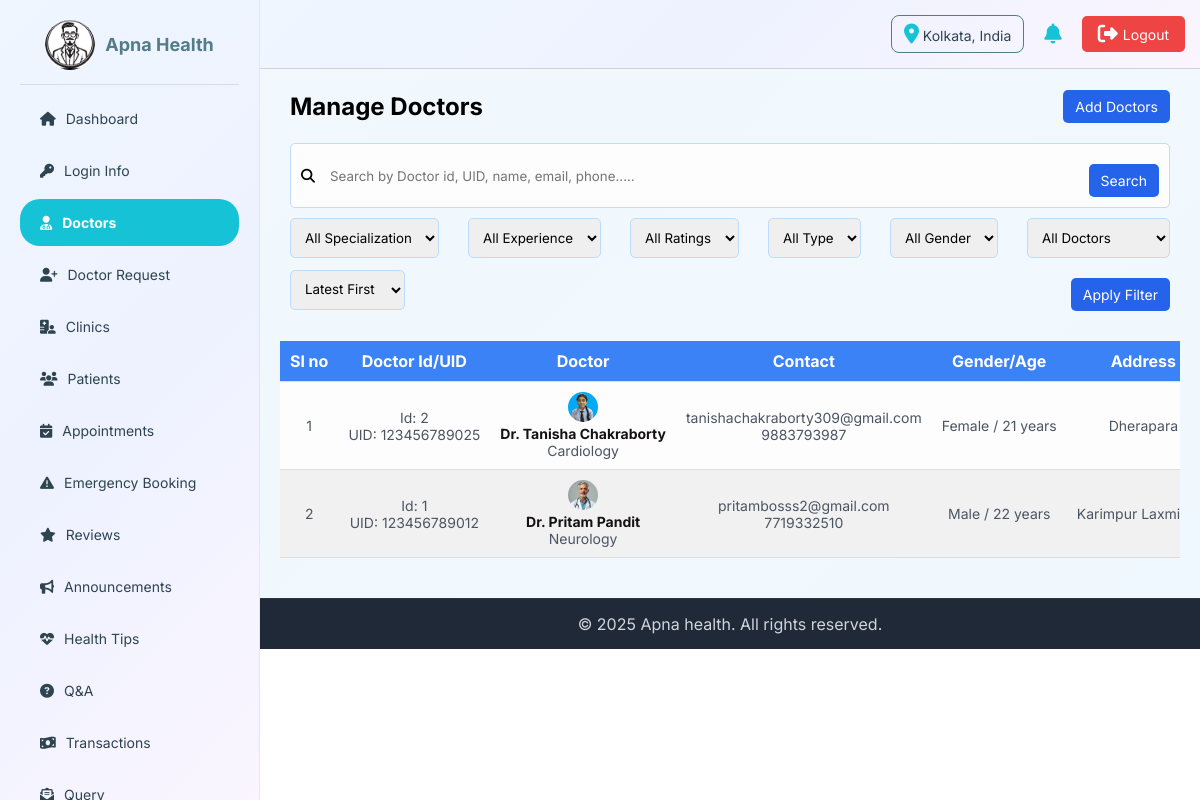
Screenshot of /admin/admin-manageDoctor.php (signed in) with the database file from the repository.
### tables this page shows
CREATE TABLE `log_info` (
  `log_id` int(11) NOT NULL,
  `admin_id` int(11) DEFAULT NULL,
  `doctor_id` int(11) DEFAULT NULL,
  `patient_id` int(11) DEFAULT NULL,
  `login_time` timestamp NOT NULL DEFAULT current_timestamp(),
  `logout_time` timestamp NULL DEFAULT NULL,
  `ip_address` varchar(45) DEFAULT NULL,
  `device_info` varchar(255) DEFAULT NULL,
  `location` varchar(255) DEFAULT NULL,
  `status` enum('Success','Failed') NOT NULL,
  `log_type` enum('patient','doctor','admin') NOT NULL
);

CREATE TABLE `doctor` (
  `doctor_id` int(11) NOT NULL,
  `UID` varchar(20) NOT NULL,
  `name` varchar(255) NOT NULL,
  `email` varchar(255) NOT NULL,
  `phone` varchar(15) DEFAULT NULL,
  `password` varchar(255) NOT NULL,
  `specialization` varchar(255) DEFAULT NULL,
  `experience` int(11) DEFAULT NULL,
  `qualification` text DEFAULT NULL,
  `bio` text DEFAULT NULL,
  `profile_img` varchar(255) DEFAULT NULL,
  `rating` decimal(3,2) DEFAULT 0.00,
  `total_reviews` int(11) DEFAULT 0,
  `availability` enum('Active','Inactive','Blocked') DEFAULT 'Active',
  `address` varchar(512) DEFAULT NULL,
  `gender` enum('Male','Female','Other') DEFAULT NULL,
  `dob` date DEFAULT NULL,
  `fees` decimal(10,2) DEFAULT NULL,
  `emergency` enum('Yes','No') DEFAULT NULL,
  `created_at` timestamp NOT NULL DEFAULT current_timestamp(),
  `updated_at` timestamp NOT NULL DEFAULT current_timestamp() ON UPDATE current_timestamp()
);

### admin/admin-manageDoctor.php (the view, shortened to what this page needs)
<?php
include '../connection.php';
$conditions = [];
$where_clause = !empty($conditions) ? 'WHERE ' . implode(' AND ', $conditions) : '';
$order = ($_GET['order'] ?? 'desc') === 'asc' ? 'ASC' : 'DESC';
?>
<!DOCTYPE html>
<html lang="en">
<head>
    <link rel="stylesheet" href="https://cdnjs.cloudflare.com/ajax/libs/font-awesome/6.7.2/css/all.min.css"
 />
</head>
<body>
    <?php include 'admin-header.php'; ?>
    <main>
        <section class="first-sec">
            <div class="heading-part">
                <h2>Manage Doctors</h2>
                <a href="" id="add-btn">Add Doctors</a>
            </div>
            <form method="GET" class="sf-part">
                <div class="search-bar">
                    <i class="fas fa-search"></i>
                    <input type="search" id="search-bar" name="search"
                        value="<?= htmlspecialchars($_GET['search'] ?? '') ?>"
                        placeholder="Search by Doctor id, UID, name, email, phone.....">
                    <button type="submit" id="search-btn">Search</button>
                </div>
                <div class="filter">
                    <div class="filter-group">
                        <select name="specialization">
                            <option value="">All Specialization</option>
                        </select>
                    </div>
                    <div class="filter-group">
                        <select name="experience">
                            <option value="">All Experience</option>
                        </select>
                    </div>
                    <div class="filter-group">
                        <select name="rating">
                            <option value="">All Ratings</option>
                        </select>
                    </div>
                    <div class="filter-group">
                        <select name="availability">
                            <option value="">All Type</option>
                        </select>
                    </div>
                    <div class="filter-group">
                        <select name="gender">
                            <option value="">All Gender</option>
                        </select>
                    </div>
                    <div class="filter-group">
                        <select name="emergency">
                            <option value="">All Doctors</option>
                        </select>
                    </div>
                    <div class="filter-group">
                        <select name="order">
                            <option value="desc" <?= ($_GET['order'] ?? '') === 'desc' ? 'selected' : '' ?>>Latest First
                            </option>
                        </select>
                    </div>
                    <button type="submit" id="filter-btn">Apply Filter</button>
                </div>
            </form>
        </section>
        <section class="second-sec">
            <div class="table">
                <table>
                    <thead>
                        <tr>
                            <th>Sl no</th>
                            <th>Doctor Id/UID</th>
                            <th>Doctor</th>
                            <th>Contact</th>
                            <th>Gender/Age</th>
                            <th>Address</th>
                        </tr>
                    </thead>
                    <tbody>
                        <?php
                    $query = "SELECT * FROM doctor $where_clause ORDER BY created_at $order";
              $result = $conn->query($query);
              if ($result->num_rows > 0) {
                $sl = 1;
                while ($row = $result->fetch_assoc()) {
                    $profile_img = !empty($row['profile_img']) ? "../upload/doctor/" . $row['profile_img'] : "../img/default-user.jpg";
                    $age = date_diff(date_create($row['dob']), date_create('today'))->y;
                    $availability = ucfirst($row['availability']);
                    $emergency = ucfirst($row['emergency']);
                    $rating = $row['rating'] . " (" . $row['total_reviews'] . " reviews)";
                    $created_at = date('d/m/Y h:i A', strtotime($row['created_at']));
                    echo "<tr>
                            <td>{$sl}</td>
                            <td>
                                <span class='id'>Id: {$row['doctor_id']}</span>
                                <span class='id'>UID: {$row['UID']}</span>
                            </td>
                            <td>
                                <img src='{$profile_img}' alt='doc'>
                                <strong>{$row['name']}</strong>
                                <span>{$row['specialization']}</span>
                            </td>
                            <td>
                                <span class='contact'>{$row['email']}</span>
                                <span class='contact'>{$row['phone']}</span>
                            </td>
                            <td>
                                <span>{$row['gender']} / {$age} years</span>
                            </td>
                            <td>{$row['address']}</td>
                            <td>{$row['experience']} years</td>
                            <td>{$row['qualification']}</td>
                            <td>
                                <strong>{$rating}</strong>
                            </td>
                            <td>
                                <i class='fa-solid fa-indian-rupee-sign'></i>{$row['fees']}
                            </td>
                            <td>
                                <span class='status'>{$availability} / {$emergency}</span>
                            </td>
                            <td>{$created_at}</td>
                            <td>
                               <a href='admin-view-doctor.php?id={$row['doctor_id']}' >
                                <i class='fa-solid fa-eye' title='View Profile' id='view' style='color: #2563eb;'></i></a>
                                <i class='fa-solid fa-ban' title='User Availability' id='block' style='color: #f43f5e;' onclick='openModal({$row['doctor_id']})'></i>
                            </td>
                        </tr>";
                        $sl++;
                        }
                        } else {
                        echo "<tr>
                            <td colspan='13'>No doctor records found.</td>
                        </tr>";
                        }
                        ?>
                    </tbody>
                </table>
            </div>
        </section>
    </main>
<?php include 'admin-footer.php'; ?>
</body>
</html>

### admin/admin-header.php (shortened to what this page needs)
<?php
include '../connection.php';
$location = "Unknown";
if (isset($_SESSION['admin_id'])) {
    $pid = $_SESSION['admin_id'];
    $locQuery = mysqli_query($conn, "SELECT location FROM log_info WHERE admin_id = $pid ORDER BY login_time DESC LIMIT 1");
    if ($locQuery && mysqli_num_rows($locQuery) > 0) {
        $locData = mysqli_fetch_assoc($locQuery);
        $location = $locData['location'] ?? "Unknown";
    }
}
$admin_id = $_SESSION['admin_id'] ?? null;
$admin_img = '../img/logo.jpg';
$admin_name = 'Guest';
if ($admin_id) {
    $sql = "SELECT * FROM admin WHERE admin_id = '$admin_id'";
    $result = mysqli_query($conn, $sql);
    if ($row = mysqli_fetch_assoc($result)) {
        $admin_name = $row['name'];
        if (!empty($row['logo']) && file_exists('../upload/admin/' . $row['logo'])) {
            $admin_img = '../upload/admin/' . $row['logo'];
        }
    }
}
?>
<!DOCTYPE html>
<html lang="en">
<head>
    <link rel="stylesheet" href="https://cdnjs.cloudflare.com/ajax/libs/font-awesome/6.7.2/css/all.min.css"
 />
</head>
<body>
    <header>
        <div class="header-right">
            <div id='location-box'><i class="fa-solid fa-location-dot"></i><span> <?= $location ?> </span></div>
            <i class="fa-solid fa-bell"></i>
            <a href="admin-logout.php"><i class="fa-solid fa-right-from-bracket"></i> Logout</a>
        </div>
    </header>
    <aside class="sidebar">
        <a href="admin-profile.php" class="profile">
            <span><img src="<?= $admin_img ?>" alt="logo"></span>
            <span>
                <h3><?= htmlspecialchars($admin_name) ?></h3>
            </span>
        </a>
        <ul class="menu">
            <li><a href="admin-dashboard.php"
                    class="<?= basename($_SERVER['PHP_SELF']) == 'admin-dashboard.php' ? 'current' : '' ?>">
                    <i class="fa-solid fa-house"></i> Dashboard</a></li>
            <li><a href="admin-manageLogInfo.php"
                    class="<?= basename($_SERVER['PHP_SELF']) == 'admin-manageLogInfo.php' ? 'current' : '' ?>">
                    <i class="fa-solid fa-key"></i> Login Info</a></li>
            <li><a href="admin-manageDoctor.php"
                    class="<?= basename($_SERVER['PHP_SELF']) == 'admin-manageDoctor.php' ? 'current' : '' ?>">
                    <i class="fa-solid fa-user-doctor"></i> Doctors</a></li>
            <li><a href="admin-manageDocReq.php"
                    class="<?= basename($_SERVER['PHP_SELF']) == 'admin-manageDocReq.php' ? 'current' : '' ?>">
                    <i class="fa-solid fa-user-plus"></i> Doctor Request</a></li>
            <li><a href="admin-manageClinic.php"
                    class="<?= basename($_SERVER['PHP_SELF']) == 'admin-manageClinic.php' ? 'current' : '' ?>">
                    <i class="fa-solid fa-hospital-user"></i> Clinics</a></li>
            <li><a href="admin-managePatient.php"
                    class="<?= basename($_SERVER['PHP_SELF']) == 'admin-managePatient.php' ? 'current' : '' ?>">
                    <i class="fa-solid fa-users"></i> Patients</a></li>
            <li><a href="admin-manageAppointment.php"
                    class="<?= basename($_SERVER['PHP_SELF']) == 'admin-manageAppointment.php' ? 'current' : '' ?>">
                    <i class="fa-solid fa-calendar-check"></i> Appointments</a></li>
            <li><a href="admin-manageEmergency.php"
                    class="<?= basename($_SERVER['PHP_SELF']) == 'admin-manageEmergency.php' ? 'current' : '' ?>">
                    <i class="fa-solid fa-triangle-exclamation"></i> Emergency Booking</a></li>
            <li><a href="admin-manageReview.php"
                    class="<?= basename($_SERVER['PHP_SELF']) == 'admin-manageReview.php' ? 'current' : '' ?>">
                    <i class="fa-solid fa-star"></i> Reviews</a></li>
            <li><a href="admin-manageAnnouncement.php"
                    class="<?= basename($_SERVER['PHP_SELF']) == 'admin-manageAnnouncement.php' ? 'current' : '' ?>">
                    <i class="fa-solid fa-bullhorn"></i> Announcements</a></li>
            <li><a href="admin-manageHealthTips.php"
                    class="<?= basename($_SERVER['PHP_SELF']) == 'admin-manageHealthTips.php' ? 'current' : '' ?>">
                    <i class="fa-solid fa-heart-pulse"></i> Health Tips</a></li>
            <li><a href="admin-manageQNA.php"
                    class="<?= basename($_SERVER['PHP_SELF']) == 'admin-manageQNA.php' ? 'current' : '' ?>">
                    <i class="fa-solid fa-circle-question"></i> Q&A</a></li>
            <li><a href="admin-managePayment.php"
                    class="<?= basename($_SERVER['PHP_SELF']) == 'admin-managePayment.php' ? 'current' : '' ?>">
                    <i class="fa-solid fa-money-bill-wave"></i> Transactions</a></li>
            <li><a href="admin-manageQuery.php"
                    class="<?= basename($_SERVER['PHP_SELF']) == 'admin-manageQuery.php' ? 'current' : '' ?>">
                    <i class="fa-solid fa-envelope-open-text"></i> Query</a></li>
        </ul>
    </aside>
</body>
</html>

### rows the page displays
log_info: location "Kolkata, India"
doctor: doctor_id "2", UID "123456789025", profile_img (picture), name "Dr. Tanisha Chakraborty", specialization "Cardiology", email "tanishachakraborty309@gmail.com", phone "9883793987", gender "Female", dob "21", address "Dherapara"
doctor: doctor_id "1", UID "123456789012", profile_img (picture), name "Dr. Pritam Pandit", specialization "Neurology", email "pritambosss2@gmail.com", phone "7719332510", gender "Male", dob "22", address "Karimpur…"

### other values shown
$admin_name "Apna Health"
